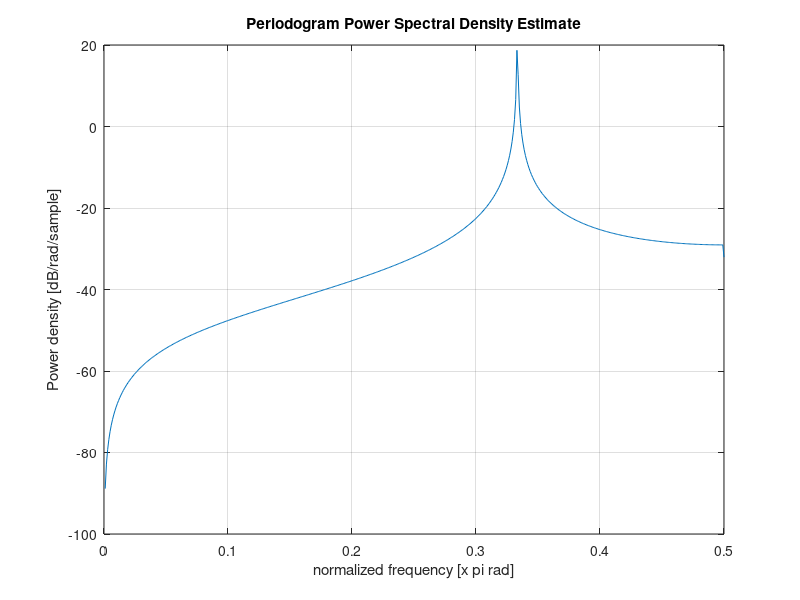

This chart was generated by the following MATLAB code:

% test_periodogram



x=mod(1:10,3)'-1;
periodogram(x)
Pxx=periodogram(x)
size(Pxx)

Pxx=periodogram(x,[],10)   
[Pxx,w]=periodogram(x,[],10)   
[Pxx,f]=periodogram(x,[],10,[])   
[Pxx,f]=periodogram(x,[],10,100)   
[Pxx,f]=periodogram(x,[],'twosided',10,100)   


 x=mod(1:1001,3)'-1;
 periodogram(x)
 Pxx=periodogram(x)
 size(Pxx)

 x=mod(1:1024,3)'-1;
 periodogram(x)
 Pxx=periodogram(x)
 size(Pxx)
